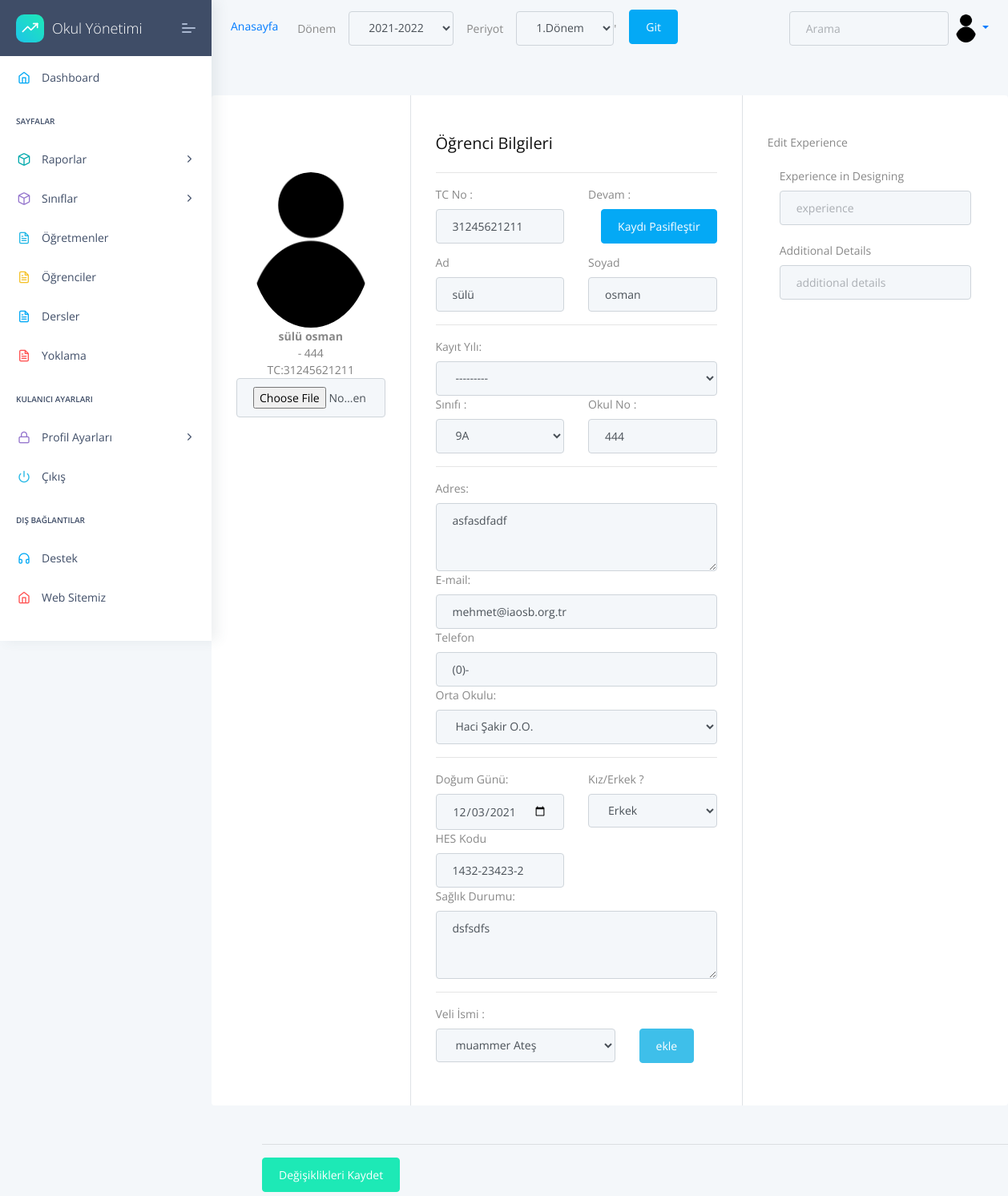
The app's page /student/update/35 (signed in), older data.
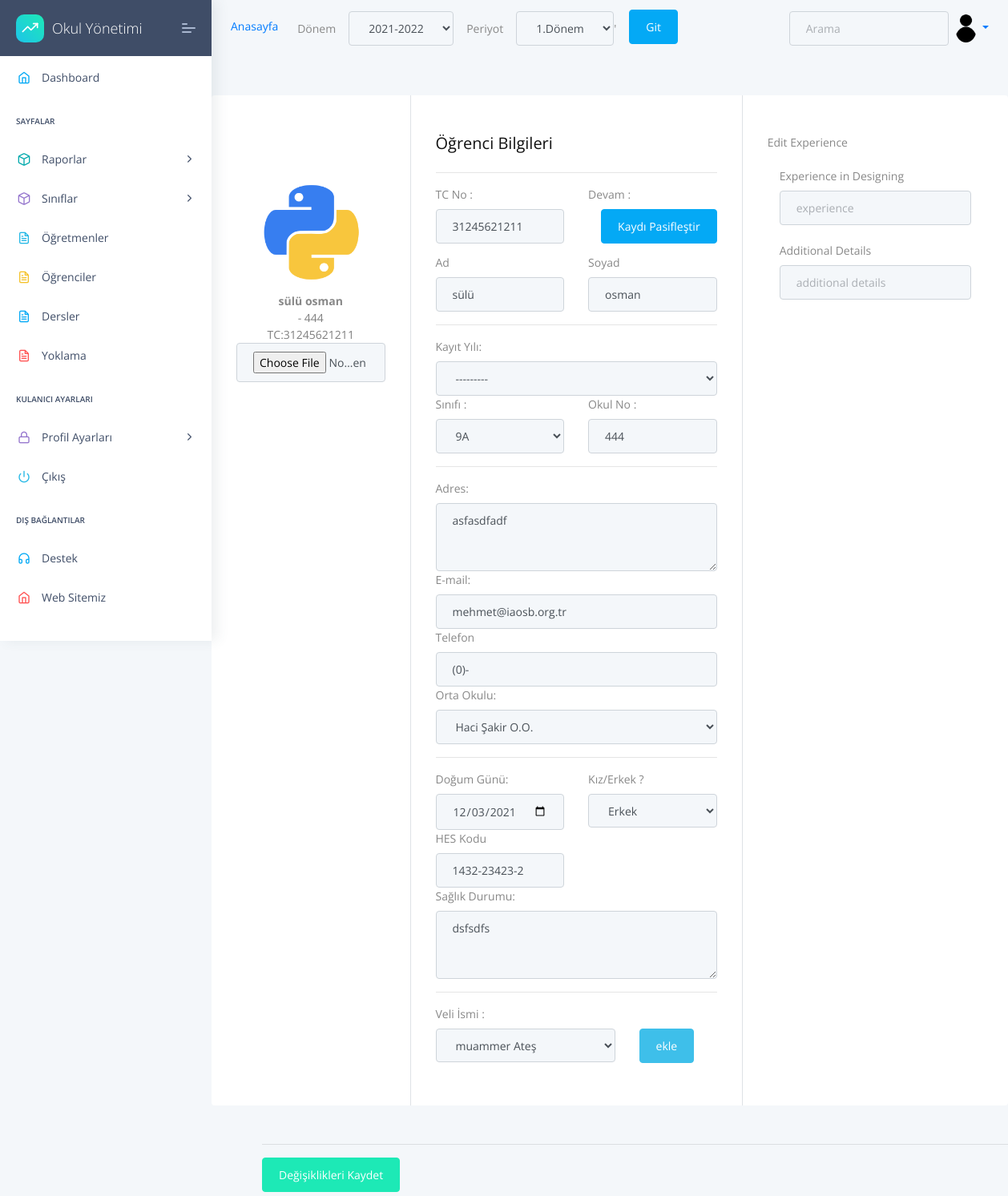
The same page, newer data.
### apps/student/models.py (models this page shows, shortened)
class Student(models.Model):
    firstName= models.CharField(max_length=20,default="",unique=False,null=False,blank=False,)
    lastName=models.CharField(max_length=20,unique=False,null=True,blank=True,)
    TC = models.CharField(max_length=11,unique=True,null=False,blank=False,validators=[validateEven])
    phone = models.CharField(validators=[validatePhone], max_length=17,default="0",unique=False,null=True,blank=True,)
    address=models.TextField(unique=False,null=True,blank=True,)
    status=models.BooleanField(unique=False,null=True,blank=True,)
    middleSchool=models.ForeignKey(MiddleSchool,on_delete=models.CASCADE,null=True)
    number=models.IntegerField(unique=False,null=True,blank=True)
    session=models.ForeignKey(Session,on_delete=models.CASCADE,null=True)
    image=models.ImageField(upload_to=upload_location,unique=False,null=True,blank=True,default='images/person.png')
    health=models.TextField(unique=False,null=True,blank=True,)
    HESCode=models.CharField(max_length=12,unique=True,null=True,blank=True,validators=[validateHesCode])
    birtdate=DateField(("Doğum Tarihiniz"), auto_now=False, auto_now_add=False,unique=False,null=True,blank=True,)
    email=models.EmailField()
    genders=(('Kız','Kız'),
              ('Erkek','Erkek'),
              ('Diger','Diğer'),
    )
    gender=CharField(max_length=10 ,choices=genders,unique=False,blank=True,null=True)
    class Meta:
        ordering = ('firstName',)
    """def save(self, *args, **kwargs):

        if '-' not in self.HESCode:
            self.HESCode = '{0}-{1}-{2}'.format(
                 self.HESCode[:4], self.HESCode[4:9], self.HESCode[9:])
        if '-' not in self.phone:
            self.phone = '({0})-{1} {2}'.format(
                 self.phone[:4], self.phone[4:7], self.phone[7:])

        # Continue the model saving
        super(Student, self).save(*args, **kwargs)"""

### apps/student/views.py (the view, shortened to what this page needs)
# urls.py: path('update/<int:pk>', views.studentUpdate, name='student-update'),
@login_required(login_url="/login/")
def studentUpdate(request,pk=None):
    sessionUpdate(request)
    session=Session.objects.get(active=True)
    period=Period.objects.get(active=True)
    getStudentList = StudentList.objects.filter(session=session,periods=period).order_by("className")
    parents=Parent.objects.all()
    try:
        student = Student.objects.get(id=pk)
        oldclass = StudentList.objects.get(students=student,session=session,periods=period)
    except Exception as err:
        print(err)
        context={
        'sessions':sessions,"periods":periods,'all_class_levels':all_class_levels
        }
        return render(request, "student/std-Update.html", context)
    student_form = StudentForm(instance=student)
    birtdate = str(student.birtdate)
    context={
        'student':student,
        'stdClassName':oldclass,
        'allClassList':getStudentList,
        'student_form':student_form,
        'media_url':settings.MEDIA_URL,
        'sessions':sessions,"periods":periods,
        'birtdate':birtdate,
        'parents':parents,
        'all_class_levels':all_class_levels
        }
    return render(request, "student/std-Update.html", context)

### apps/classes/models.py (called while the page is built)
    def __str__(self):
        return self.level.level+self.className.name

### apps/home/models.py (called while the page is built)
    def __str__(self):
      return self.session

    def __str__(self):
      return self.period

### apps/student/models.py (called while the page is built)
    def __str__(self):
        return self.name

### apps/templates/student/std-Update.html (shortened to what the changed rows need)
{% extends "layouts/base.html" %}
{% block content %}
<div class="container rounded bg-white mt-5 mb-5">
    <form action="" method="POST" enctype="multipart/form-data">
        <div class="row">
            <div class="col-md-3 border-right">
                <div class="d-flex flex-column align-items-center text-center p-3 py-5">
                    <img class="rounded-circle mt-5" width="150px" src="{{media_url}}{{student.image}}">
                    <span class="font-weight-bold">{{student.firstName}} {{student.lastName}}</span>
                    <span class="text-black-50">{{className.className}} - {{student.number}}</span>
                    <span class="text-black-50">TC:{{student.TC}}</span>
                    <span>
                        {{student_form.image}}
                    </span>
                </div>
            </div>
            <div class="col-md-5 border-right">
                <div class="p-3 py-5">
                    <div class="row mt-2">
                        <div class="col-md-6"><label class="labels">TC No : </label>{{student_form.TC}}</div>
                    </div>
                    <div class="row mt-2">
                        <div class="col-md-6"><label class="labels">Ad</label>{{student_form.firstName}}</div>
                        <div class="col-md-6"><label class="labels">Soyad</label>{{student_form.lastName}}</div>
                    </div>
                    <div class="row mt-2">
                        <div class="col-md-6"><label class="labels">Okul No :</label>{{student_form.number}}</div>
                    </div>
                    <div class="row mt-3">
                        <div class="col-md-12"><label class="labels">Adres:</label>{{student_form.address}}</div>
                        <div class="col-md-12"><label class="labels">E-mail:</label>{{student_form.email}}</div>
                        <div class="col-md-12"><label class="labels">Telefon </label>{{student_form.phone}}</div>
                        <div class="col-md-12"><label class="labels">Orta Okulu:</label>{{student_form.middleSchool}}
                        </div>
                        </div>
                    <div class="row mt-3">
                        <div class="col-md-6"><label class="labels">Kız/Erkek ? </label>{{student_form.gender}}</div>
                        <div class="col-md-6"><label class="labels">HES Kodu</label>{{student_form.HESCode}}</div>
                        <div class="col-md-12"><label class="labels">Sağlık Durumu:</label>{{student_form.health}}</div>
                    </div>
                </div>
            </div>
        </div>
</div>
</div>
</div>
{% endblock content %}

Row changes from the older to the newer data that the page shows:
changed Student "sülü": image: a different picture
